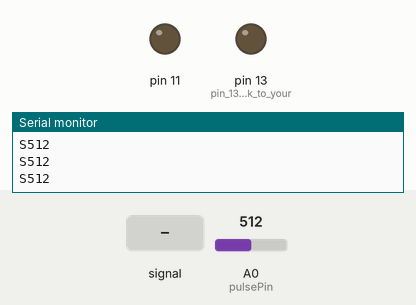
This sketch was run on a simulated Arduino Uno, built with avr-gcc and run on an emulated ATmega328P. On the bench: output pins drawn as LEDs (lit = HIGH), the last lines printed to the serial monitor. The test bench sets the inputs (shaded band); at power-on: A0 (pulsePin) = 512.

Above: at 1.2 s.
1.3 s: A0 (pulsePin) fed a 200 Hz sine of ±81 counts around its level
At 1.9 s:
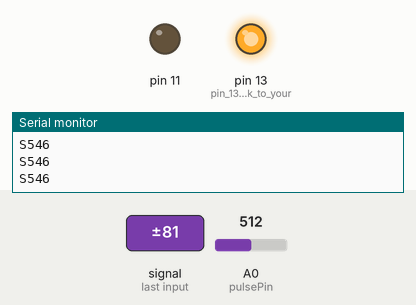
3.1 s: A0 (pulsePin) fed a 2 Hz sine of ±306 counts around its level
6.1 s: A0 (pulsePin) set to 900
At 7.1 s:
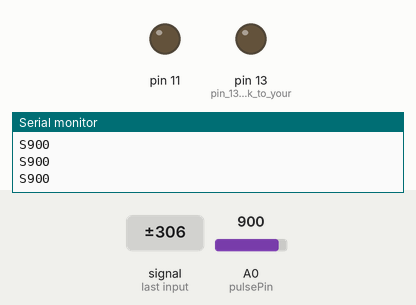
7.8 s: A0 (pulsePin) set to 947
At 7.96 s:
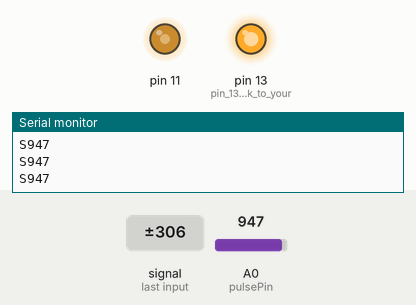
9.6 s: A0 (pulsePin) set to 1023
At 10.7 s:
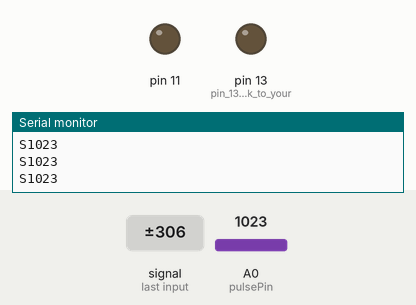
Timing chart, 0 to 12.1 s (numbered marks = the images above; inputs shaded):
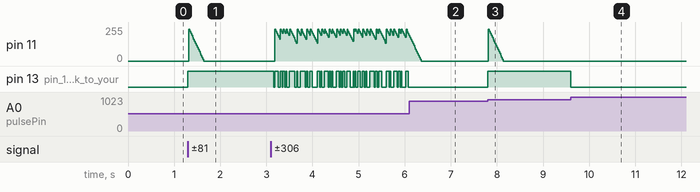

Measured:
- the behaviour switches between 931 and 932 on A0 (pulsePin) (found by bisection; images 2 and 3)
- after the input at 1.3 s, pin 13 (pin_13_will_blink_to_your): LOW → HIGH at once
- after the input at 6.1 s, pin 13 (pin_13_will_blink_to_your): stops changing and stays LOW
- after the input at 7.8 s, pin 13 (pin_13_will_blink_to_your): LOW → HIGH at once
- after the input at 9.6 s, pin 13 (pin_13_will_blink_to_your): HIGH → LOW at once

The sketch:

HRSensor.ino
```cpp
/*
>> Pulse Sensor Digital Filter <<
This code is the library prototype for Pulse Sensor www.pulsesensor.com.
    >>> Pulse Sensor purple wire goes to Analog Pin 0 <<<
Pulse Sensor sample aquisition and processing happens in the background via Timer 1 interrupt. 1mS sample rate.
The following variables are automatically updated:
Pulse :     boolean that is true when a heartbeat is sensed then false in time with pin13 LED going out.
Signal :    int that holds the analog signal data straight from the sensor. updated every 1mS.
HRV  :      int that holds the time between the last two beats. 1mS resolution.
B  :        boolean that is made true whenever HRV is updated. User must reset.
BPM  :      int that holds the heart rate value. derived from averaging HRV every 10 pulses.
QS  :       boolean that is made true whenever BPM is updated. User must reset.
Scale  :    int that works abit like gain. use to change the amplitude of the digital filter output. useful range 12<>20 : high<>low default = 12
FSignal  :  int that holds the output of the digital filter/amplifier. updated every 1mS.

See the README for detailed information and known issues.
Joel Murphy  December 2011  Happy New Year!
*/

long Hxv[4]; // these arrays are used in the digital filter
long Hyv[4]; // H for highpass, L for lowpass
long Lxv[4];
long Lyv[4];

unsigned long readings; // used to help normalize the signal
unsigned long peakTime; // used to time the start of the heart pulse
unsigned long lastPeakTime = 0;// used to find the time between beats
volatile int Peak;     // used to locate the highest point in positive phase of heart beat waveform
int rate;              // used to help determine pulse rate
volatile int BPM;      // used to hold the pulse rate
int offset = 0;        // used to normalize the raw data
int sampleCounter;     // used to determine pulse timing
int beatCounter = 1;   // used to keep track of pulses
volatile int Signal;   // holds the incoming raw data
int NSignal;           // holds the normalized signal
volatile int FSignal;  // holds result of the bandpass filter
volatile int HRV;      // holds the time between beats
volatile int Scale = 15;  // used to scale the result of the digital filter. range 12<>20 : high<>low amplification
volatile int Fade = 0;

boolean first = true; // reminds us to seed the filter on the first go
volatile boolean Pulse = false;  // becomes true when there is a heart pulse
volatile boolean B = false;     // becomes true when there is a heart pulse
volatile boolean QS = false;      // becomes true when pulse rate is determined. every 20 pulses

int pulsePin = 0;  // pulse sensor purple wire connected to analog pin 0

void setup(){
pinMode(13,OUTPUT);    // pin 13 will blink to your heartbeat!
Serial.begin(115200); // we agree to talk fast!
// this next bit will wind up in the library. it initializes Timer1 to throw an interrupt every 1mS.
TCCR1A = 0x00; // DISABLE OUTPUTS AND BREAK PWM ON DIGITAL PINS 9 & 10
TCCR1B = 0x11; // GO INTO 'PHASE AND FREQUENCY CORRECT' MODE, NO PRESCALER
TCCR1C = 0x00; // DON'T FORCE COMPARE
TIMSK1 = 0x01; // ENABLE OVERFLOW INTERRUPT (TOIE1)
ICR1 = 8000;   // TRIGGER TIMER INTERRUPT EVERY 1mS
sei();         // MAKE SURE GLOBAL INTERRUPTS ARE ENABLED

}

void loop(){
  Serial.print("S");          // S tells processing that the following string is sensor data
  Serial.println(Signal);    //  filterdSignal holds the latest filtered Pulse Sensor signal
  if (B == true){             //  B is true when arduino finds the heart beat
    Serial.print("B");        // 'B' tells Processing the following string is HRV data (time between beats in mS)
    Serial.println(HRV);      //  HRV holds the time between this pulse and the last pulse in mS
    B = false;                // reseting the QS for next time
  }
  if (QS == true){            //  QS is true when arduino derives the heart rate by averaging HRV over 20 beats
    Serial.print("Q");        //  'QS' tells Processing that the following string is heart rate data
    Serial.println(BPM);      //  BPM holds the heart rate in beats per minute
    QS = false;               //  reset the B for next time
  }
  Fade -= 15;
  Fade = constrain(Fade,0,255);
  analogWrite(11,Fade);

delay(20);                    //  take a break

}

// THIS IS THE TIMER 1 INTERRUPT SERVICE ROUTINE. IT WILL BE PUT INTO THE LIBRARY
ISR(TIMER1_OVF_vect){ // triggered every time Timer 1 overflows
// Timer 1 makes sure that we take a reading every milisecond
Signal = analogRead(pulsePin);

// First normailize the waveform around 0
readings += Signal; // take a running total
sampleCounter++;     // we do this every milisecond. this timer is used as a clock
if ((sampleCounter %300) == 0){   // adjust as needed
  offset = readings / 300;        // average the running total
  readings = 0;                   // reset running total
}
NSignal = Signal - offset;        // normalizing here

// IF IT'S THE FIRST TIME THROUGH THE SKETCH, SEED THE FILTER WITH CURRENT DATA
if(first = true){
  for (int i=0; i<4; i++){
    Lxv[i] = Lyv[i] = NSignal <<10;  // seed the lowpass filter
    Hxv[i] = Hyv[i] = NSignal <<10;  // seed the highpass filter
  }
first = false;      // only seed once please
}
// THIS IS THE BANDPAS FILTER. GENERATED AT www-users.cs.york.ac.uk/~fisher/mkfilter/trad.html
//  BUTTERWORTH LOWPASS ORDER = 3; SAMPLERATE = 1mS; CORNER = 5Hz
    Lxv[0] = Lxv[1]; Lxv[1] = Lxv[2]; Lxv[2] = Lxv[3];
    Lxv[3] = NSignal<<10;    // insert the normalized data into the lowpass filter
    Lyv[0] = Lyv[1]; Lyv[1] = Lyv[2]; Lyv[2] = Lyv[3];
    Lyv[3] = (Lxv[0] + Lxv[3]) + 3 * (Lxv[1] + Lxv[2])
          + (3846 * Lyv[0]) + (-11781 * Lyv[1]) + (12031 * Lyv[2]);
//  Butterworth; Highpass; Order = 3; Sample Rate = 1mS; Corner = .8Hz
    Hxv[0] = Hxv[1]; Hxv[1] = Hxv[2]; Hxv[2] = Hxv[3];
    Hxv[3] = Lyv[3] / 4116; // insert lowpass result into highpass filter
    Hyv[0] = Hyv[1]; Hyv[1] = Hyv[2]; Hyv[2] = Hyv[3];
    Hyv[3] = (Hxv[3]-Hxv[0]) + 3 * (Hxv[1] - Hxv[2])
          + (8110 * Hyv[0]) + (-12206 * Hyv[1]) + (12031 * Hyv[2]);
FSignal = Hyv[3] >> Scale;  // result of highpass shift-scaled
//PLAY AROUND WITH THE SHIFT VALUE TO SCALE THE OUTPUT ~12 <> ~20 = High <> Low Amplification.

if (FSignal >= Peak && Pulse == false){  // heart beat causes ADC readings to surge down in value.
  Peak = FSignal;                        // finding the moment when the downward pulse starts
  peakTime = sampleCounter;              // recodrd the time to derive HRV.
}
//  NOW IT'S TIME TO LOOK FOR THE HEART BEAT
if ((sampleCounter %20) == 0){// only look for the beat every 20mS. This clears out alot of high frequency noise.
  if (FSignal < 0 && Pulse == false){  // signal surges down in value every time there is a pulse
     Pulse = true;                     // Pulse will stay true as long as pulse signal < 0
     digitalWrite(13,HIGH);            // pin 13 will stay high as long as pulse signal < 0
     Fade = 255;                       // set the fade value to highest for fading LED on pin 11 (optional)
     HRV = peakTime - lastPeakTime;    // measure time between beats
     lastPeakTime = peakTime;          // keep track of time for next pulse
     B = true;                         // set the Quantified Self flag when HRV gets updated. NOT cleared inside this ISR
     rate += HRV;                      // add to the running total of HRV used to determine heart rate
     beatCounter++;                     // beatCounter times when to calculate bpm by averaging the beat time values
     if (beatCounter == 10){            // derive heart rate every 10 beats. adjust as needed
       rate /= beatCounter;             // averaging time between beats
       BPM = 60000/rate;                // how many beats can fit into a minute?
       beatCounter = 1;                 // reset counter
       rate = 0;                        // reset running total
       QS = true;                       // set Beat flag when BPM gets updated. NOT cleared inside this ISR
     }
  }
  if (FSignal > 0 && Pulse == true){    // when the values are going up, it's the time between beats
    digitalWrite(13,LOW);               // so turn off the pin 13 LED
    Pulse = false;                      // reset these variables so we can do it again!
    Peak = 0;                           //
  }
}

}// end isr
```
